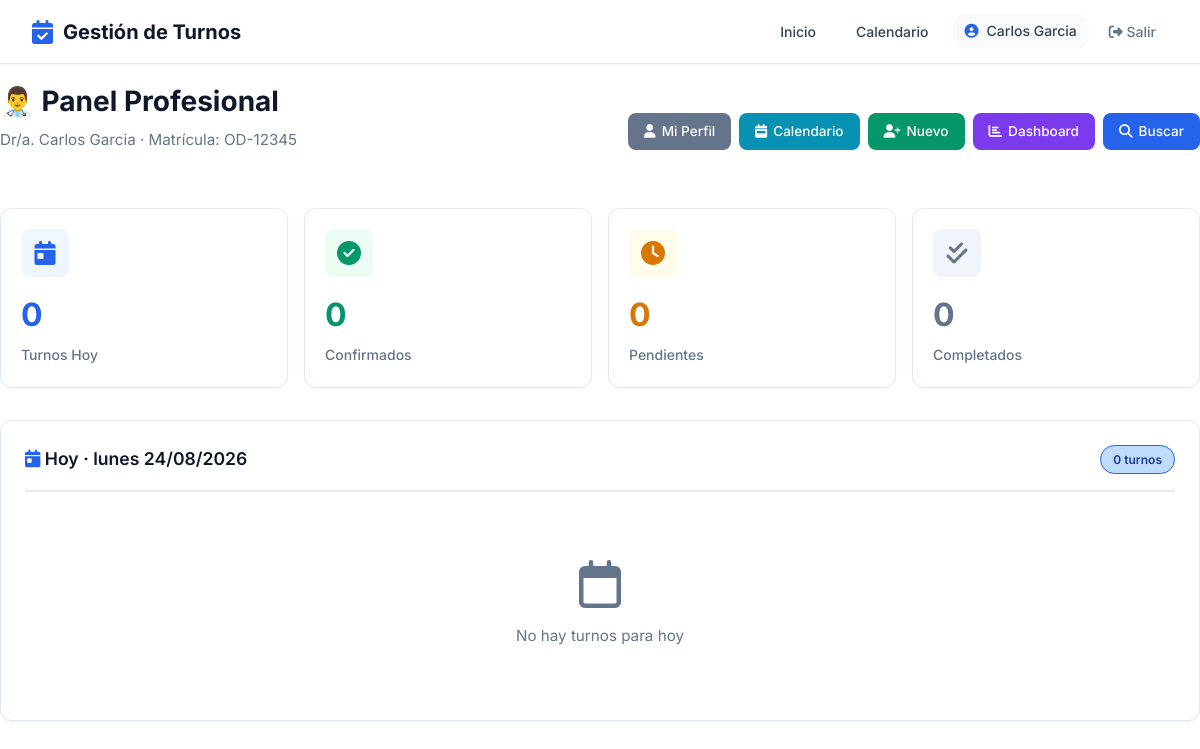
/profesional/panel/ (signed in), run on an earlier commit of the app's database.
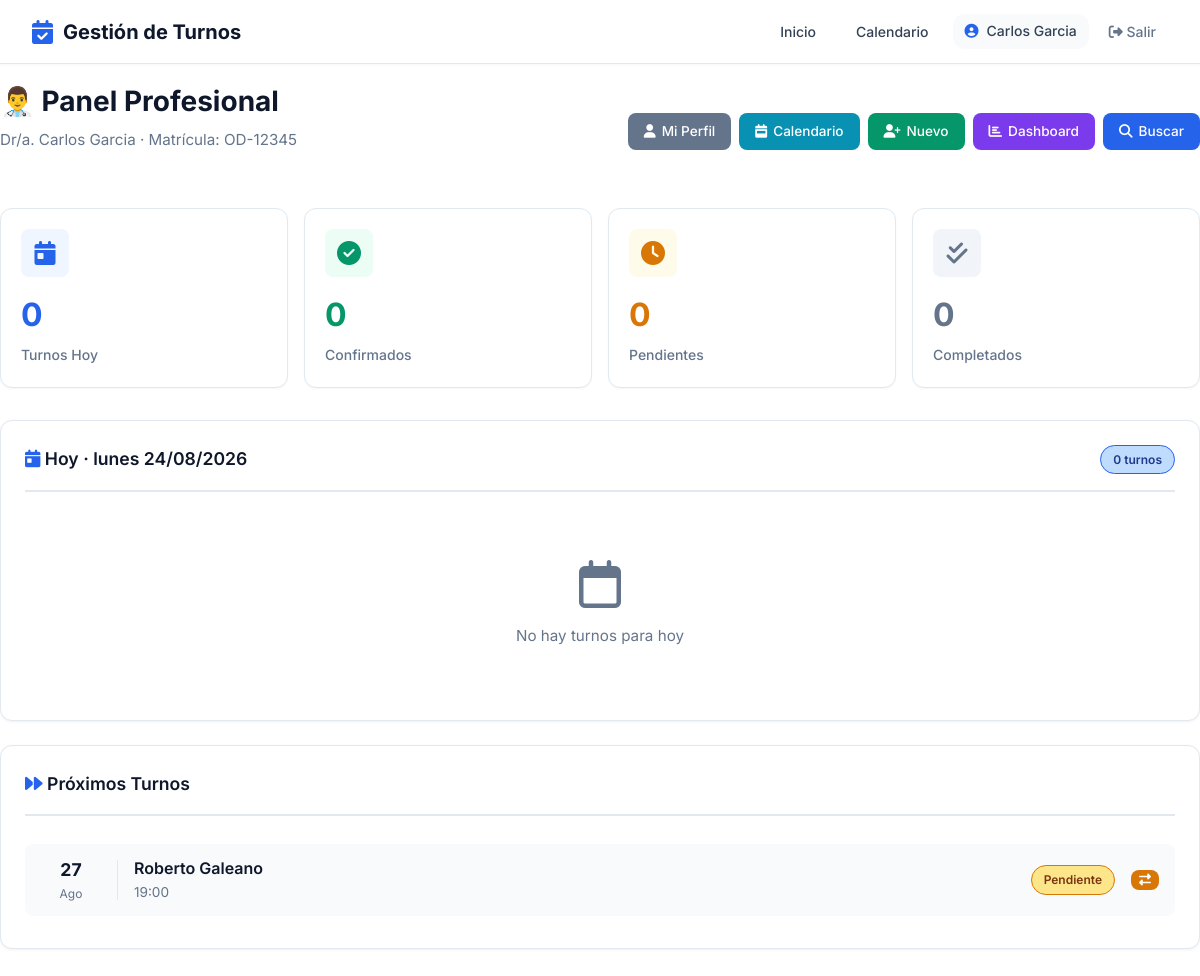
And on a later commit of the database.
### turnos_profesionales/models.py (models this page shows, shortened)
class TurnoProfesional(ModeloBase):
    ESTADOS = [
        ('pendiente', 'Pendiente'),
        ('confirmado', 'Confirmado'),
        ('cancelado', 'Cancelado'),
        ('no_asistio', 'No Asistió'),
        ('completado', 'Completado'),
        ('en_sala', 'En Sala de Espera'),
    ]
    profesional = models.ForeignKey(
        'profesionales.Profesional',
        on_delete=models.CASCADE,
        verbose_name='Profesional'
    )
    paciente = models.ForeignKey(
        'pacientes.Paciente',
        on_delete=models.CASCADE,
        verbose_name='Paciente'
    )
    fecha = models.DateField(verbose_name='Fecha')
    hora_inicio = models.TimeField(verbose_name='Hora de Inicio')
    hora_fin = models.TimeField(verbose_name='Hora de Fin')
    estado = models.CharField(
        max_length=20,
        choices=ESTADOS,
        default='pendiente',
        verbose_name='Estado'
    )
    archivo = models.FileField(
    upload_to='turnos/archivos/',
    null=True,
    blank=True,
    verbose_name='Archivo adjunto'
)
    comprobante_pago = models.FileField(
        upload_to='turnos/comprobantes/',
        null=True, blank=True,
        verbose_name='Comprobante de pago'
    )
    tipo_consulta = models.CharField(
        max_length=100,
        blank=True,
        verbose_name='Tipo de Consulta'
    )
    notas_internas = models.TextField(
        blank=True,
        verbose_name='Notas Internas'
    )
    obra_social = models.ForeignKey(
        'obras_sociales.ObraSocial',
        on_delete=models.SET_NULL,
        null=True,
        blank=True,
        verbose_name='Obra Social'
    )
    requiere_autorizacion = models.BooleanField(
        default=False,
        verbose_name='Requiere Autorización'
    )
    enviar_recordatorio = models.BooleanField(
        default=True,
        verbose_name='Enviar Recordatorio'
    )
    establecimiento = models.ForeignKey(
    'establecimientos.Establecimiento',
    on_delete=models.SET_NULL,
    null=True,
    blank=True,
    verbose_name='Consultorio'
)
    es_sobreturno = models.BooleanField(
    default=False,
    verbose_name='Sobreturno'
)
    monto_total = models.DecimalField(max_digits=10, decimal_places=2, null=True, blank=True, verbose_name='Monto Total')
    monto_os = models.DecimalField(max_digits=10, decimal_places=2, null=True, blank=True, verbose_name='Cubre OS')
    monto_coseguro = models.DecimalField(
        max_digits=10,
        decimal_places=2,
        null=True,
        blank=True,
        verbose_name='Coseguro cobrado'
    )
    os_cobrado = models.BooleanField(default=False, verbose_name='¿Cobrado a la OS?')
    fecha_cobro_os = models.DateField(null=True, blank=True, verbose_name='Fecha de cobro a OS')
    no_asistio_automatico = models.BooleanField(default=False, verbose_name="No asistió por sistema")
    sesion_descontada = models.BooleanField(default=False, verbose_name="Sesión descontada")
    google_event_id = models.CharField(max_length=200, blank=True, null=True, verbose_name='ID Evento Google')
    class Meta:
        verbose_name = 'Turno Profesional'
        verbose_name_plural = 'Turnos Profesionales'
        ordering = ['fecha', 'hora_inicio']

### pacientes/models.py (models this page shows, shortened)
class Paciente(Persona):
    GENEROS = [
        ('M', 'Masculino'),
        ('F', 'Femenino'),
        ('X', 'No binario'),
    ]
    usuario = models.OneToOneField(
        'usuarios.Usuario',
        on_delete=models.SET_NULL,
        null=True,
        blank=True,
        verbose_name='Usuario'
    )
    genero = models.CharField(max_length=1, choices=GENEROS, blank=True, verbose_name='Género')
    direccion = models.CharField(max_length=200, blank=True, verbose_name='Dirección')
    obra_social = models.ForeignKey(
        'obras_sociales.ObraSocial',
        on_delete=models.SET_NULL, null=True, blank=True,
        verbose_name='Obra Social'
    )
    numero_afiliado = models.CharField(max_length=50, blank=True, verbose_name='Número de Afiliado')
    plan_obra_social = models.ForeignKey(
        'obras_sociales.Plan',
        on_delete=models.SET_NULL, null=True, blank=True,
        verbose_name='Plan'
    )
    observaciones = models.TextField(blank=True, verbose_name='Observaciones')
    contacto_emergencia_nombre = models.CharField(max_length=100, blank=True)
    contacto_emergencia_telefono = models.CharField(max_length=20, blank=True)
    class Meta:
        verbose_name = 'Paciente'
        verbose_name_plural = 'Pacientes'
        ordering = ['apellido', 'nombre']

### turnos_profesionales/views.py (the view, shortened to what this page needs)
# urls.py: path('panel/', views.panel_profesional, name='panel_profesional'),
@login_required
def panel_profesional(request):
    if request.user.rol not in ['profesional', 'secretaria']:
        messages.error(request, 'No tenés acceso a esta sección.')
        return redirect('home')
    if request.user.rol == 'secretaria':
        establecimiento_id = request.GET.get('establecimiento')
        profesional_id = request.GET.get('profesional')
        if establecimiento_id and profesional_id:
            profesional = get_object_or_404(Profesional, id=profesional_id)
        elif establecimiento_id:
            profesional = Profesional.objects.filter(
                establecimientos__id=establecimiento_id, activo=True
            ).first()
        else:
            profesional = Profesional.objects.filter(
                establecimientos=request.user.establecimiento, activo=True
            ).first()
        if not profesional:
            messages.error(request, 'No hay profesionales disponibles.')
            return redirect('panel_secretaria')
        establecimientos = request.user.establecimiento.__class__.objects.filter(
            profesionales__isnull=False
        ).distinct() if request.user.establecimiento else []
        profesionales_consultorio = Profesional.objects.filter(
            establecimientos=request.user.establecimiento, activo=True
        )
        establecimiento_filtro = request.user.establecimiento  # la secretaria siempre ve su establecimiento
    else:
        profesional = get_object_or_404(Profesional, usuario=request.user)
        establecimientos = profesional.establecimientos.all()
        profesionales_consultorio = None
        establecimiento_filtro = _get_establecimiento_activo(request, profesional)
    hoy = date.today()
    marcar_turnos_vencidos(profesional=profesional)
    turnos_hoy_qs = TurnoProfesional.objects.filter(profesional=profesional, fecha=hoy)
    if establecimiento_filtro:
        turnos_hoy_qs = turnos_hoy_qs.filter(establecimiento=establecimiento_filtro)
    turnos_hoy_qs = turnos_hoy_qs.order_by('hora_inicio')
    turnos_hoy = list(turnos_hoy_qs)
    ahora = datetime.now()
    manana = hoy + timedelta(days=1)
    proxima_semana = hoy + timedelta(days=7)
    proximos_turnos = TurnoProfesional.objects.filter(
        profesional=profesional,
        fecha__range=[manana, proxima_semana],
        estado__in=['pendiente', 'confirmado']
    )
    if establecimiento_filtro:
        proximos_turnos = proximos_turnos.filter(establecimiento=establecimiento_filtro)
    proximos_turnos = proximos_turnos.order_by('fecha', 'hora_inicio')[:10]
    hay_mas_proximos = TurnoProfesional.objects.filter(
        profesional=profesional,
        fecha__range=[manana, proxima_semana],
        estado__in=['pendiente', 'confirmado']
    )
    if establecimiento_filtro:
        hay_mas_proximos = hay_mas_proximos.filter(establecimiento=establecimiento_filtro)
    hay_mas_proximos = hay_mas_proximos.count() > 10
    sesiones_por_turno = {}
    for turno in turnos_hoy_qs:
        os_paciente = turno.paciente.mis_obras_sociales.filter(
            profesional=turno.profesional, activa=True
        ).first()
        sesiones_por_turno[turno.id] = os_paciente
    mostrar_consultorio = profesional.establecimientos.count() > 1 and not establecimiento_filtro
    contexto = {
        'profesional': profesional,
        'hoy': hoy,
        'turnos_hoy': turnos_hoy,
        'proximos_turnos': proximos_turnos,
        'hay_mas_proximos': hay_mas_proximos,
        'total_hoy': turnos_hoy_qs.count(),
        'sesiones_por_turno': sesiones_por_turno,
        'confirmados_hoy': turnos_hoy_qs.filter(estado='confirmado').count(),
        'pendientes_hoy': turnos_hoy_qs.filter(estado='pendiente').count(),
        'completados_hoy': turnos_hoy_qs.filter(estado='completado').count(),
        'mostrar_consultorio': mostrar_consultorio,
    }
    return render(request, 'turnos_profesionales/panel.html', contexto)

### core_app/models.py (called while the page is built)
    @property
    def nombre_completo(self):
        return f"{self.nombre} {self.apellido}"

### turnos_profesionales/views.py (called while the page is built, shortened)
def _get_establecimiento_activo(request, profesional):
    slug = request.session.get('cliente_slug')
    return None

def marcar_turnos_vencidos(profesional=None):
    ahora = datetime.now()
    hoy = ahora.date()
    hora_limite = (ahora - timedelta(minutes=30)).time()
    filtro_hoy = {
        'fecha': hoy,
        'estado__in': ['pendiente', 'confirmado'],
        'hora_inicio__lte': hora_limite,
        'no_asistio_automatico': False,
    }
    if profesional:
        filtro_hoy['profesional'] = profesional
    filtro_pasados = {
        'fecha__lt': hoy,
        'estado__in': ['pendiente', 'confirmado'],
        'no_asistio_automatico': False,
    }
    if profesional:
        filtro_pasados['profesional'] = profesional
    from django.db.models import Q
    turnos_vencidos = TurnoProfesional.objects.filter(
        Q(**filtro_hoy) | Q(**filtro_pasados)
    )

### turnos_profesionales/templates/turnos_profesionales/panel.html (shortened to what the changed rows need)
{% extends 'core_app/base.html' %}
{% load static %}
{% block extra_css %}
    <link rel="stylesheet" href="{% static 'css/pages/turnos_acciones.css' %}">
{% endblock %}
{% block content %}
<div class="flex-between mb-6">
    <div class="page-header mb-0">
        <h1>👨‍⚕️ Panel Profesional</h1>
    </div>
</div>
{% if proximos_turnos %}
<div class="card">
    <div class="card-header">
        <h3 class="card-title">
            <i class="fas fa-forward text-primary"></i> Próximos Turnos
        </h3>
    </div>
    <div class="proximos-turnos-lista">
        {% for turno in proximos_turnos %}
        <div class="proximo-turno-item">
            <div class="proximo-turno-fecha">
                <div class="dia">{{ turno.fecha|date:"d" }}</div>
                <div class="mes">{{ turno.fecha|date:"M" }}</div>
            </div>
            <div class="proximo-turno-info">
                <div class="paciente">{{ turno.paciente.nombre_completo }}</div>
                <div class="hora">{{ turno.hora_inicio|time:"H:i" }}</div>
            </div>
            <span class="badge {% if turno.estado == 'confirmado' %}badge-success{% else %}badge-warning{% endif %}">
                {{ turno.get_estado_display }}
            </span>
            <a href="{% url 'reprogramar_turno' turno.id %}" class="btn btn-warning btn-xs">
                <i class="fas fa-exchange-alt"></i>
            </a>
        </div>
        {% endfor %}
    </div>
</div>
{% endif %}
{% endblock %}

What changed in the data, as far as the page shows it:
added TurnoProfesional: fecha "27", fecha "Ago", paciente.nombre_completo "Roberto Galeano", hora_inicio "19:00", estado "Pendiente"
Also different on the page:
text now shown: "Próximos Turnos"
